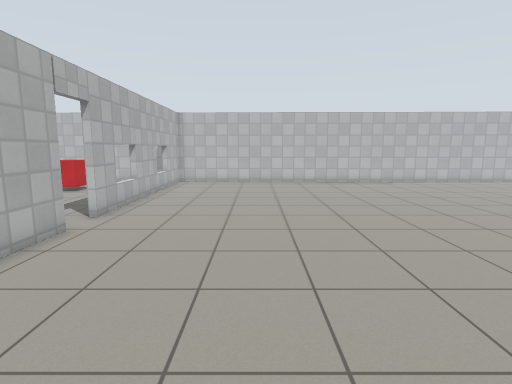
view 1 (above)

17 first-person views from a walk through a world built for the Gazebo simulator. The camera is 1.2 m above the floor, tilts 8° down and sees 80° across. The floor is counted in squares, 0.5 m on a side. Each view is taken from the middle of a square. On the plan, view 1 faces up. The plan holds only what a view shows up to about 18 squares ahead; the rest is blank. The place goes on beyond the plan. Simple patterns stand in for the simulator's built-in surfaces.

view 2
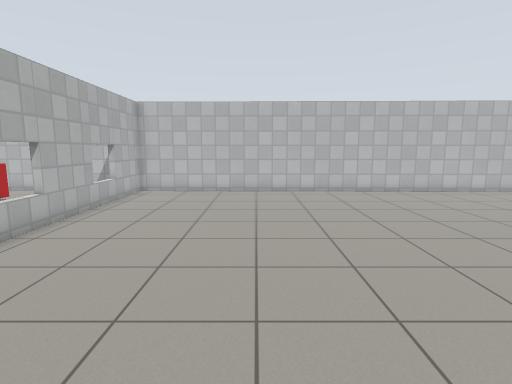

view 3
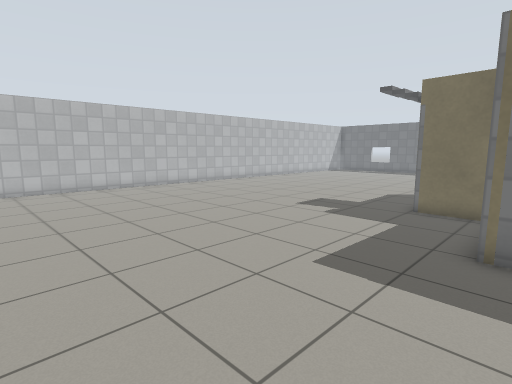

view 4
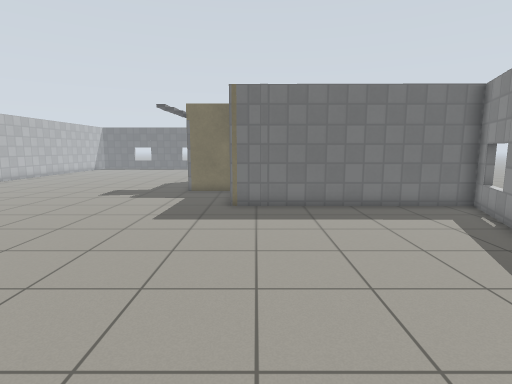

view 5
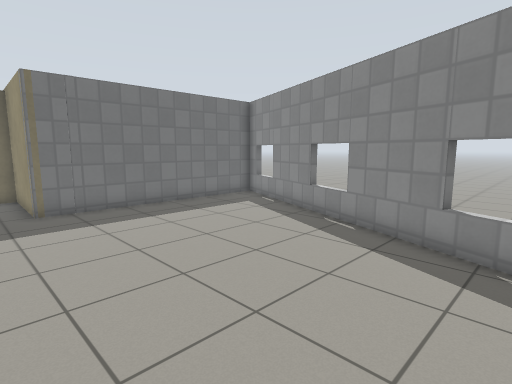

view 6
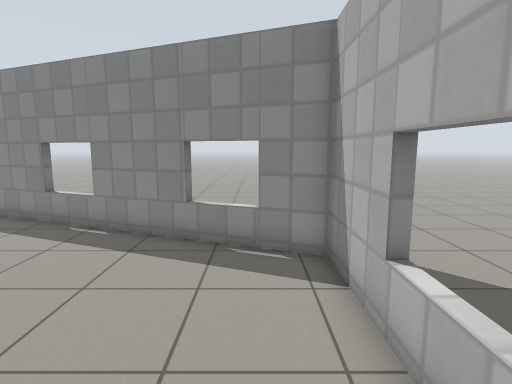

view 7
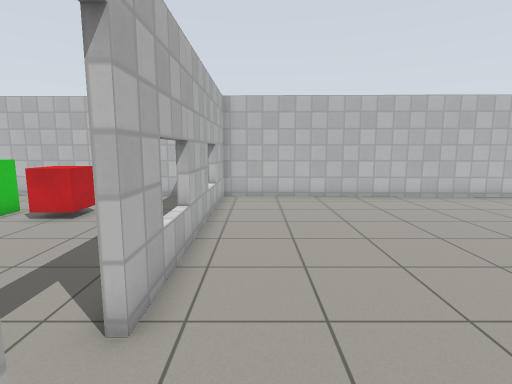

view 8
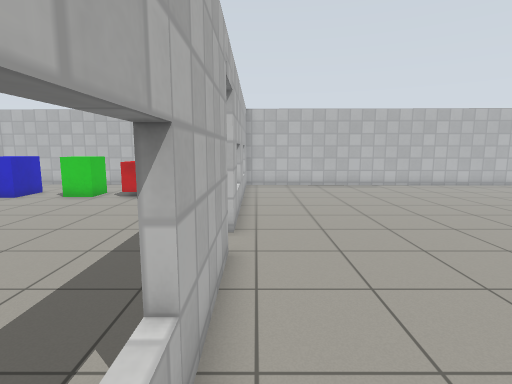

view 9
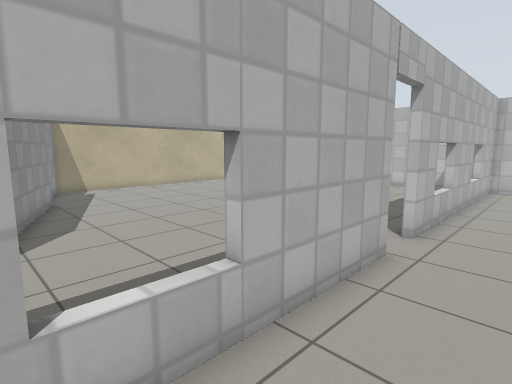

view 10
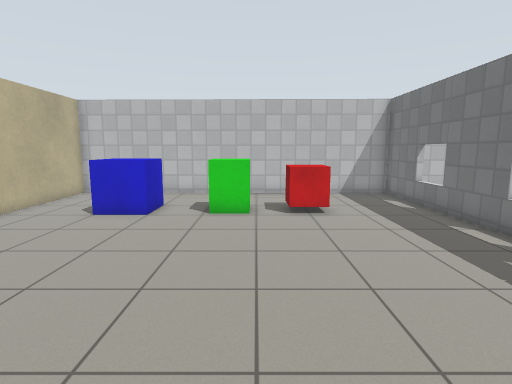

view 11
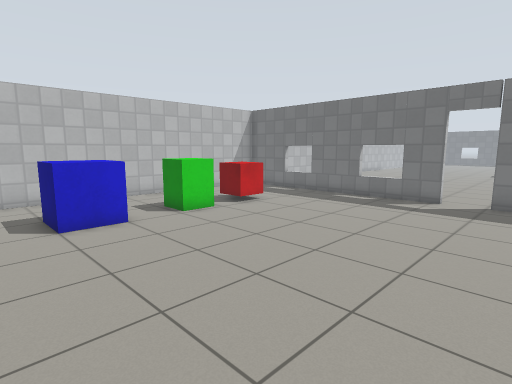

view 12
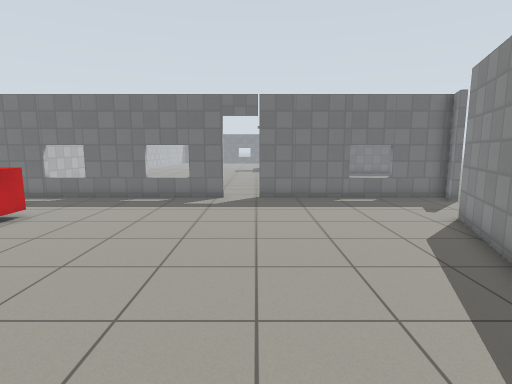

view 13
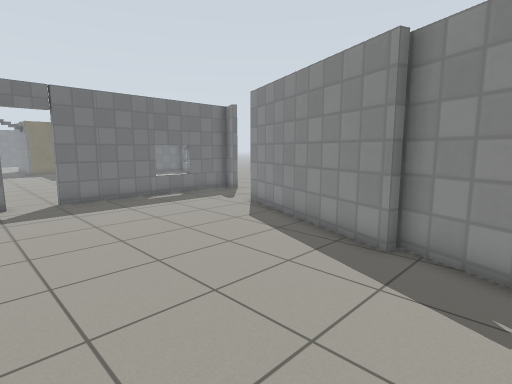

view 14
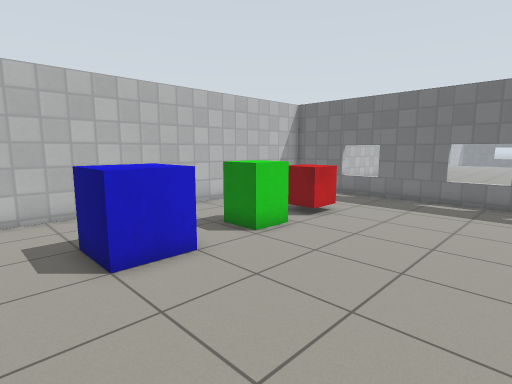

view 15
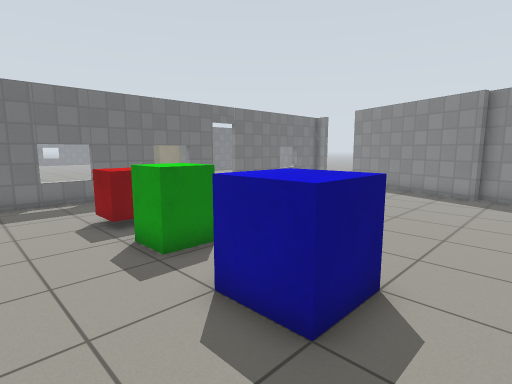

view 16
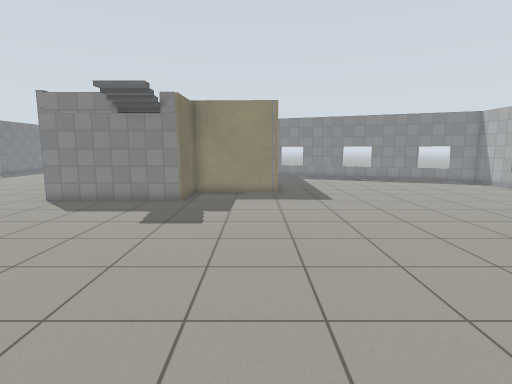

view 17
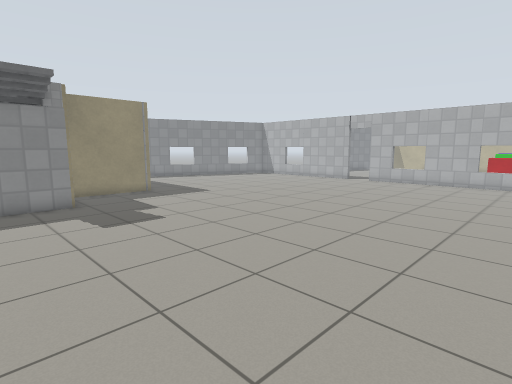

### Floor plan
Points are (right, up) in squares from view 1. A wall is a line through its corners. A room is listed if a view was taken in it or the views show most of it. See-through windows are left out.
Room 1 (views 1, 2, 3, 4, 5, 6, 7, 8, 9, 16, 17)
walls: (-5.6, 8.9) (-5.6, -0.6) (8.7, -6.2) (8.8, 4.1) (13.4, 4) (13.5, 6.9) (14.4, 6.9); (16.5, 6.9) (17.5, 6.9); (15.4, 22) (-5.6, 22.5) (-5.6, 10.6)
ways out: open door at (-6, 9.5) to room 2
Room 2 (views 10, 11, 12, 13, 14, 15)
walls: (-5.9, 10.5) (-5.9, 22.5) (-21.6, 22.8); (-18.3, 4.9) (-10.5, 1.9); (-21.6, 5.7) (-18.2, 4.4); (-7, -0.1) (-5.9, -0.5) (-5.9, 8.9)
ways out: open door at (-6, 9.5) to room 1; opening at (-9, 1.3)
objects: other object (-19, 17) to (-17, 19); other object (-15, 17) to (-13, 19); other object (-12, 17) to (-10, 19)

Where each view was taken, in squares from view 1:
view 1: 0 up, 0 right, facing up
view 2: 5 up, 1 right, facing up
view 3: 3 up, 1 right, facing up-right
view 4: 3 up, 4 left, facing right
view 5: 6 up, 4 left, facing down-right
view 6: 6 up, 4 left, facing down
view 7: 7 up, 4 left, facing up
view 8: 2 up, 5 left, facing up
view 9: 2 up, 3 left, facing up-left
view 10: 6 up, 13 left, facing up
view 11: 7 up, 21 left, facing up-right
view 12: 9 up, 21 left, facing right
view 13: 12 up, 21 left, facing down-right
view 14: 11 up, 21 left, facing up-right
view 15: 22 up, 21 left, facing down-right
view 16: 21 up, 10 right, facing down
view 17: 21 up, 17 right, facing down-left
